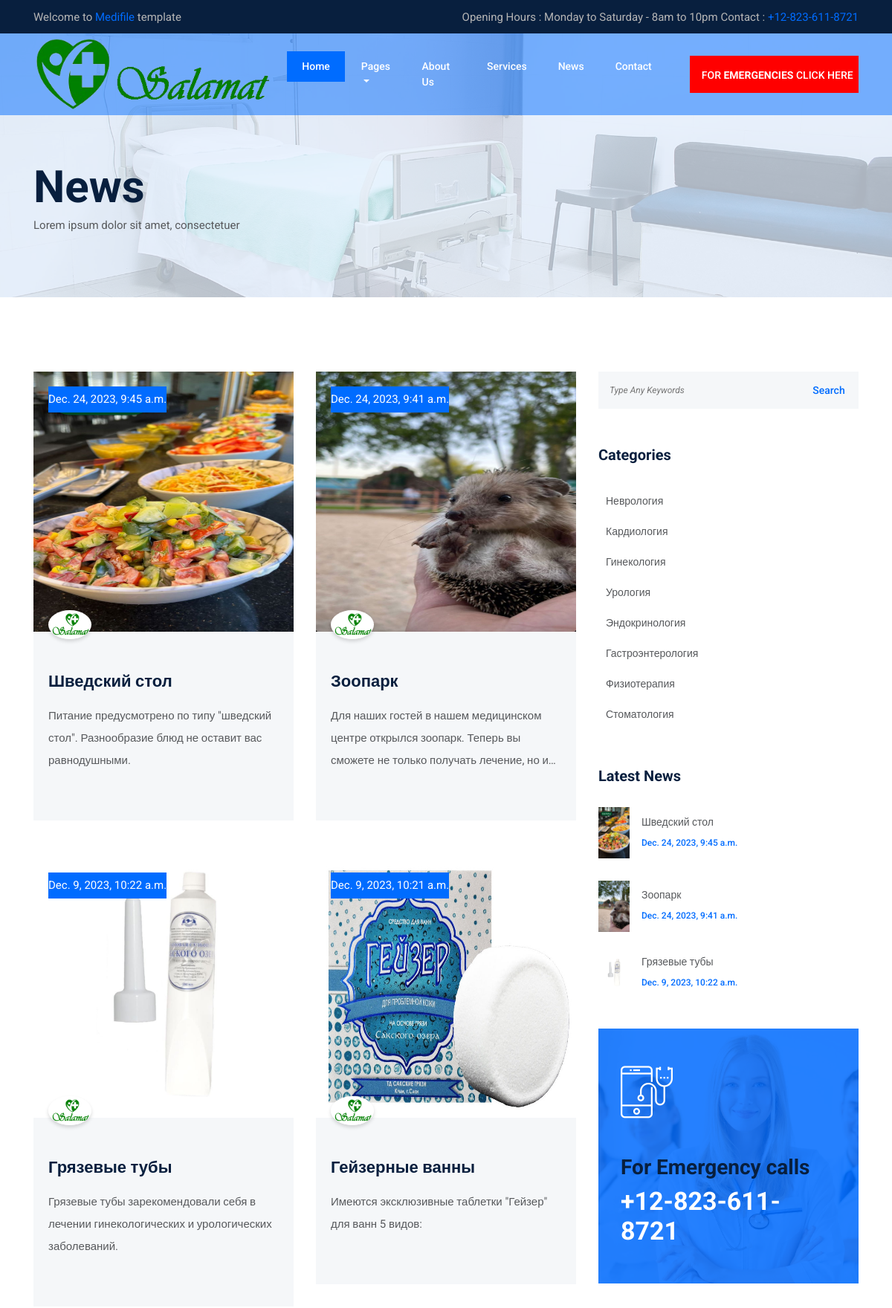
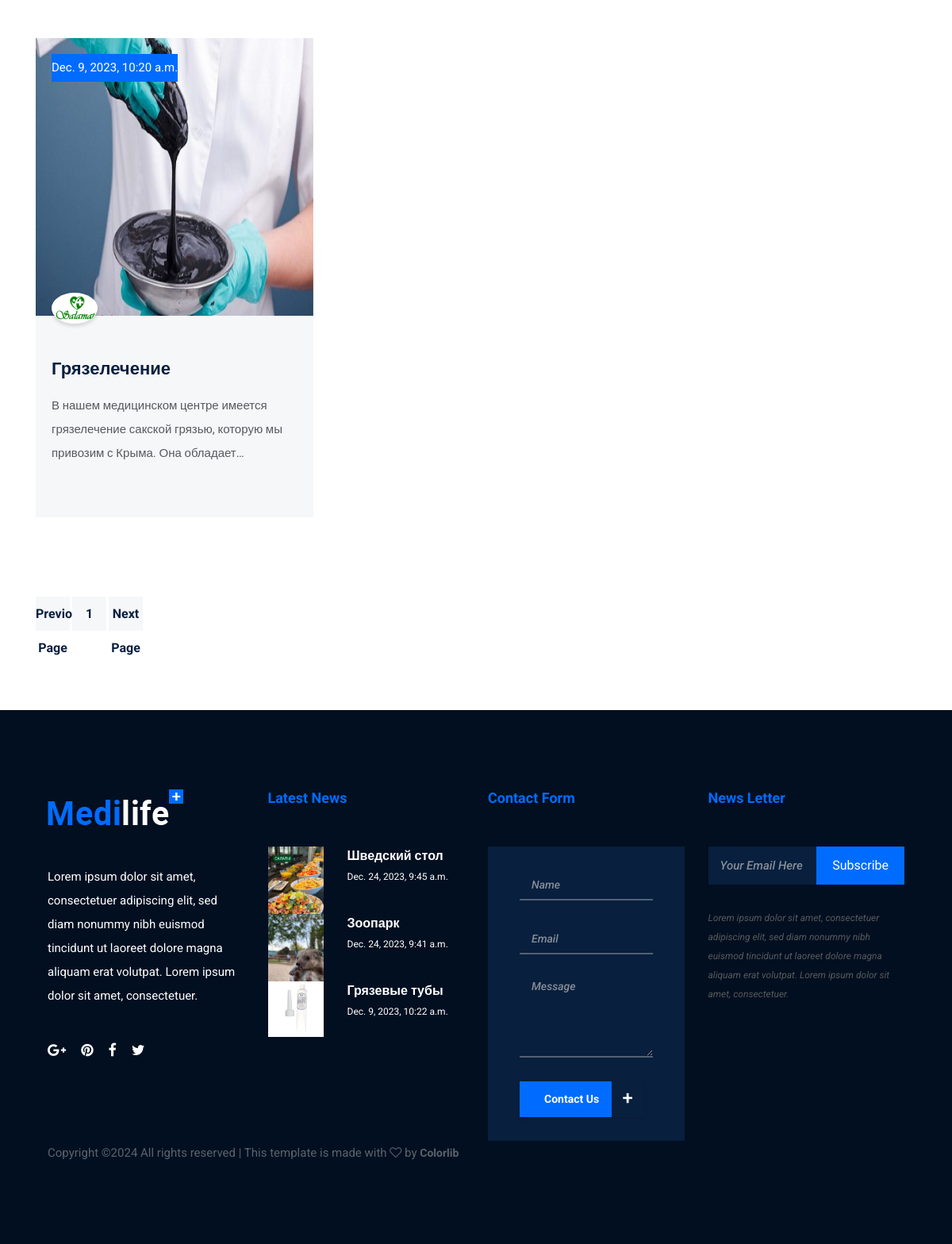
Before: /news/ with the older database file (2 pictures, top to bottom).
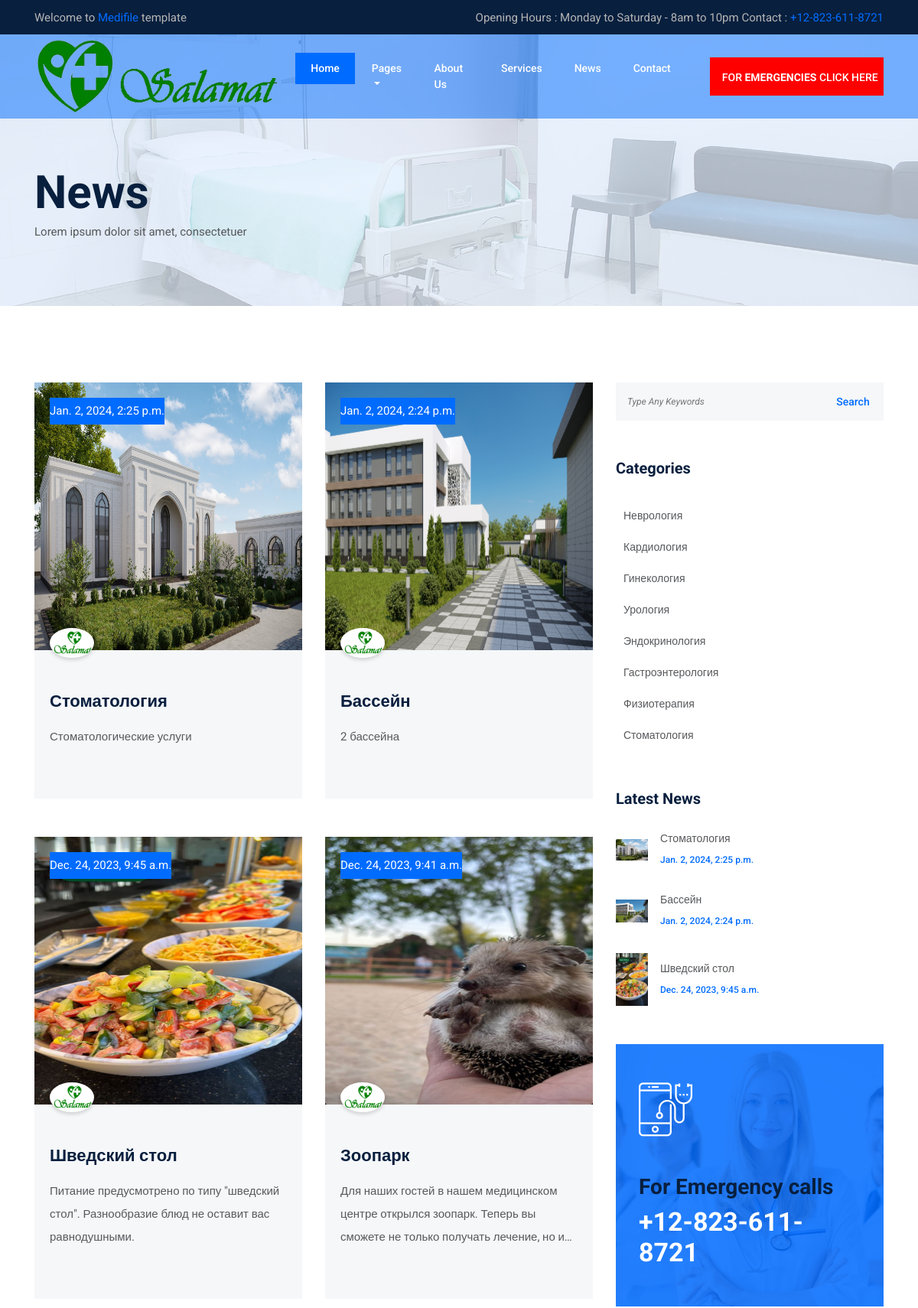
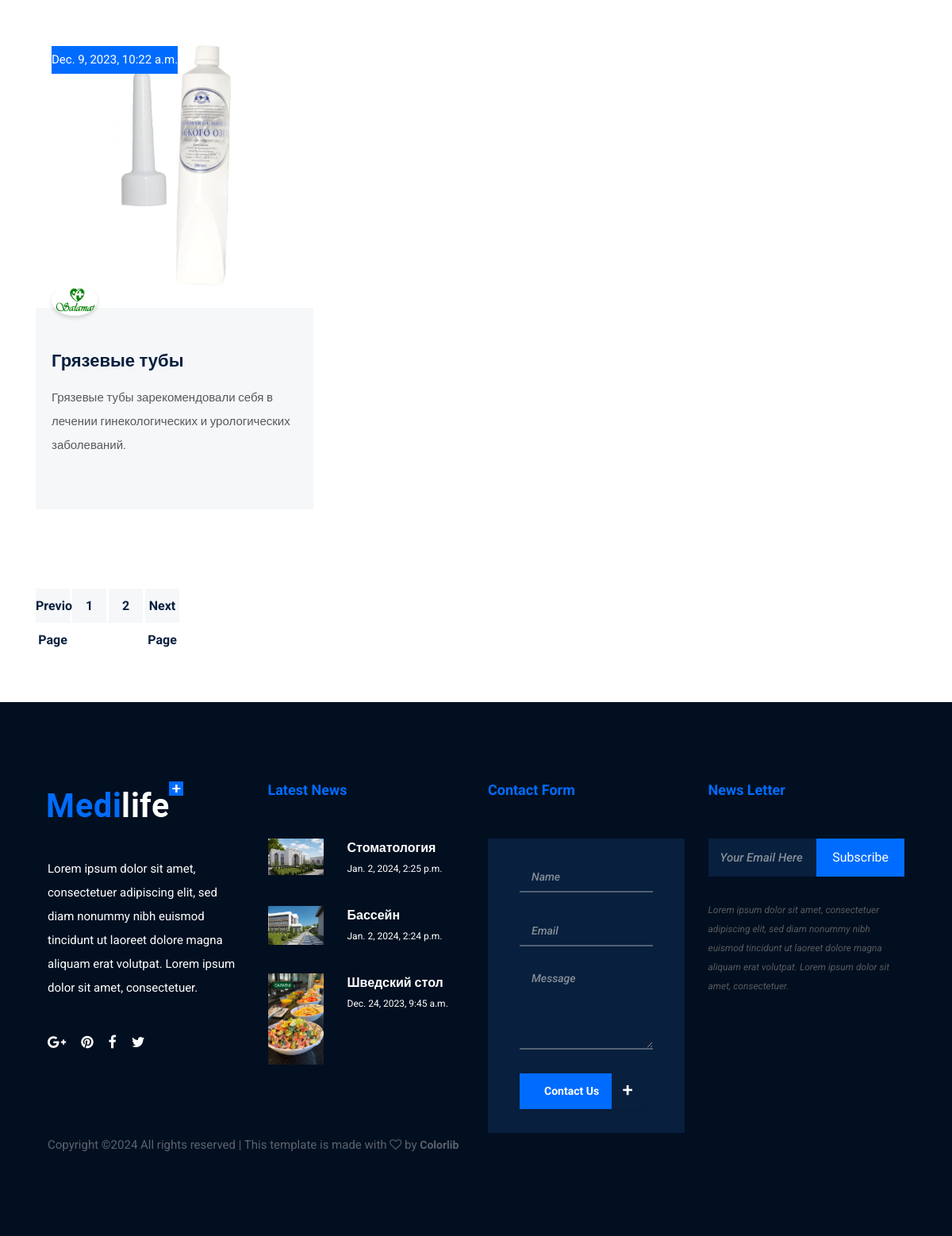
After: the same page with the newer database file (2 pictures, top to bottom).
### clinic_app/models.py (models this page shows)
class News(models.Model): #написать подробно про каждый вид лечения
    title = models.CharField(max_length=255)
    description = models.TextField(null=True)
    image = models.ImageField()
    created_at = models.DateTimeField(auto_now_add=True)

### clinic_app/views.py (the view)
# urls.py: path('news/', news, name='news'),
def news(request):
    search = ''
    if request.GET.get('search'):
        search = request.GET.get('search')
    page = 1
    if request.GET.get('page'):
        page = int(request.GET.get('page'))
    query = ''
    if request.GET.get('query'):
        query = request.GET.get('query')
    rows = News.objects.all().filter(title__icontains=search).order_by('-created_at')
    paginator = Paginator(rows, 5)
    next_page = page + 1 if (page + 1) <= len(paginator.page_range) else page
    previous_page = page - 1 if (page - 1) != 0 else page
    context = {
        'rows': paginator.page(page),
        'result_count': f"Показано {5} из {len(rows)}",
        'news': paginator.page(page),
        'pages': paginator.page_range,
        'current_page': page,
        'next_page': next_page,
        'previous_page': previous_page,
    }
    context['latestNews'] = News.objects.order_by('-created_at')[:3]
    return render(request, 'blog.html', context)

### templates/blog.html (shortened to what the changed rows need)
{% extends 'base.html' %}
{% load static %}
{% block content %}
    <section class="medilife-blog-area section-padding-100">
        <div class="container">
            <div class="row">
                <div class="col-12 col-lg-8">
                    <div class="row">
                        {% for row in rows %}
                        <div class="col-12 col-md-6">
                            <div class="single-blog-area bg-gray mb-50">
                                <div class="blog-post-thumbnail">
                                    <img src={{row.image.url}} alt="" style="width: 400px; height: 350px;">
                                    <div class="post-date">
                                        <a href="#">{{row.created_at}}</a>
                                    </div>
                                </div>
                                <div class="post-content">
                                    <div class="post-author">
                                        <a href="#"><img src="{% static 'assets/img/blog-img/logo.png' %}" alt=""></a>
                                    </div>
                                    <a href="{% url 'newsDetails' row.id %}" class="headline">{{row.title}}</a>
                                    <p style="display: -webkit-box; -webkit-line-clamp: 3; -webkit-box-orient: vertical; overflow: hidden">{{row.description}}</p>
                                </div>
                            </div>
                        </div>
                        {% endfor %}
                    </div >
                </div>
                <div class="col-12 col-lg-4">
                    <div class="medilife-blog-sidebar-area">
                        <div class="latest-news-widget-area mb-50">
                            <div class="widget-blog-post">
                                {% for new in latestNews %}
                                <div class="widget-single-blog-post d-flex align-items-center">
                                    <div class="widget-post-thumbnail pr-3">
                                        <img src={{new.image.url}} alt="">
                                    </div>
                                    <div class="widget-post-content">
                                        <a href="{% url 'newsDetails' new.id %}">{{new.title}}</a>
                                        <p>{{new.created_at}}</p>
                                    </div>
                                </div>
                                {% endfor %}
                            </div>
                        </div>
                        <div class="medilife-emergency-card bg-img bg-overlay" style="background-image: url(img/bg-img/about1.jpg);">
                            <h2>For Emergency calls</h2>
                        </div>
                    </div>
                </div>
            </div>
            <div class="row">
                <div class="col-12">
                    <div class="pagination-area mt-50">
                        <nav aria-label="Page navigation">
                            <ul class="pagination">
                                {% for page in pages %}
                                    <li class="{% if page == current_page %}active{% endif %}"><a class="page-link" href="?page={{page}}">{{page}}</a></li>
                                {% endfor %}
                            </ul>
                        </nav>
                    </div>
                </div>
            </div>
        </div>
    </section>
{% endblock %}

### templates/base.html (shortened to what the changed rows need)
{% load static %}
<!DOCTYPE html>
<html lang="en">
<head>
    <link rel="stylesheet" href="{% static 'assets/style.css' %}">
</head>
<body>
{% block content %}
{% endblock %}
<footer class="footer-area section-padding-100">
    <div class="main-footer-area">
        <div class="container-fluid">
            <div class="row">
                <div class="col-12 col-sm-6 col-xl-3">
                    <div class="footer-widget-area">
                        <div class="widget-blog-post">
                            {% for row in latestNews %}
                            <div class="widget-single-blog-post d-flex">
                                <div class="widget-post-thumbnail">
                                    <img src={{row.image.url}} alt="">
                                </div>
                                <div class="widget-post-content">
                                    <a href="{% url 'newsDetails' row.id %}">{{row.title}}</a>
                                    <p>{{row.created_at}}</p>
                                </div>
                            </div>
                            {% endfor %}
                        </div>
                    </div>
                </div>
            </div>
        </div>
    </div>
</footer>
</body>
</html>

Changed rows visible on the page:
no longer on this page (row unchanged): News: image (picture), created_at "Dec. 9, 2023, 10:21 a.m.", title "Гейзерные ванны", description "Имеются эксклюзивные таблетки \"Гейзер\" для ванн 5 видов:", shown under "News"
no longer on one of the page's lists (row unchanged): News: title "Зоопарк", created_at "Dec. 24, 2023, 9:41 a.m."
no longer on this page (row edited): News: image (picture), created_at "Dec. 9, 2023, 10:20 a.m.", title "Грязелечение", description "В нашем медицинском центре имеется грязелечение сакской грязью, которую мы привозим с Крыма. Она…", shown under "News"
no longer on one of the page's lists (row unchanged): News: title "Грязевые тубы", created_at "Dec. 9, 2023, 10:22 a.m."
added News: image (picture), created_at "Jan. 2, 2024, 2:25 p.m.", title "Стоматология", description "Стоматологические услуги"
added News: image (picture), created_at "Jan. 2, 2024, 2:24 p.m.", title "Бассейн", description "2 бассейна"
Other visible differences:
new list line: "2"
